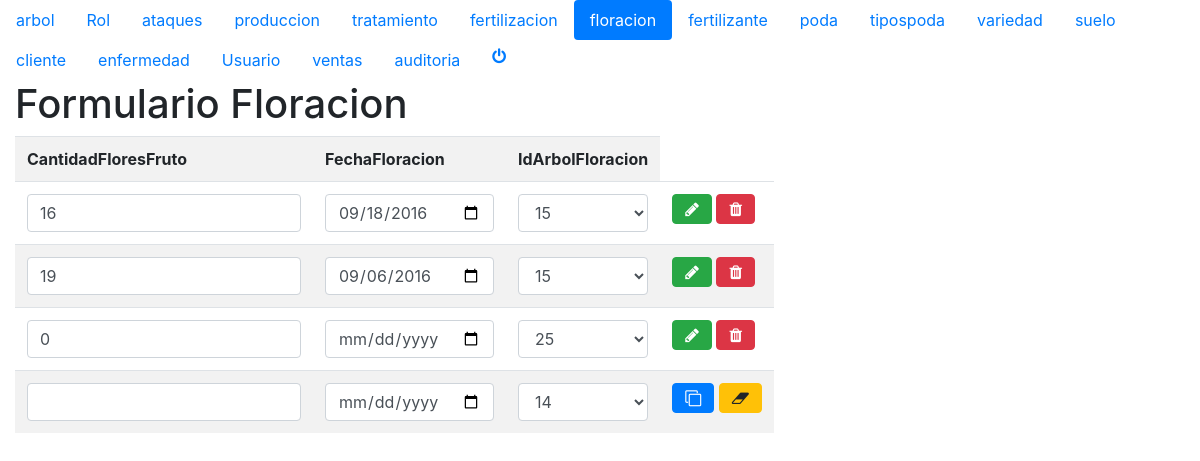
Screenshot of /formularioFloracion.php (signed in) with the database file from the repository.
### tables this page shows
CREATE TABLE IF NOT EXISTS `floracion` (
  `IdFloracion` mediumint(9) NOT NULL,
  `CantidadFloresFruto` tinyint(4) NOT NULL,
  `FechaFloracion` date NOT NULL,
  `IdArbolFloracion` mediumint(9) NOT NULL
);

CREATE TABLE IF NOT EXISTS `arbol` (
  `IdArbol` mediumint(9) NOT NULL,
  `AlturaArbol` tinyint(4) NOT NULL,
  `FechaSiembra` date NOT NULL,
  `MsnmArbol` smallint(6) NOT NULL,
  `IdSueloArbol` tinyint(4) NOT NULL,
  `IdVariedadArbol` tinyint(4) NOT NULL,
  `UbicacionArbol` point NOT NULL
);

### Floracion.php (called while the page is built, shortened)
<?php
class Floracion {
    private $_conexion;
    private $_paginacion = 10;
    function __construct($conexion, $IdFloracion, $CantidadFloresFruto, $FechaFloracion, $IdArbolFloracion){
        $this->_conexion = $conexion;
    }
function listar ($pagina){
    if ($pagina<=0){
        $listado = mysqli_query($this->_conexion,"SELECT * FROM Floracion  ORDER BY IdFloracion ") or die (mysqli_error ($this->_conexion));
    }else{
        $paginacionMax = $pagina * $this->_paginacion;
        $paginacionMin = $paginacionMax - $this->_paginacion;
        $listado = mysqli_query($this->_conexion,"SELECT * FROM Floracion ORDER BY IdFloracion LIMIT $paginacionMin, $paginacionMax") or die (mysqli_error($this->_conexion));
    }
    return $listado;
}
}
?>

### arbol.php (called while the page is built, shortened)
<?php
class arbol{
    private $_conexion;
    function __construct($conexion, $idarbol, $alturaarbol, $fechasiembra, $msnmarbol, $idSueloarbol, $idvariedadarbol, $ubicacionarbol){
        $this->_conexion = $conexion;
    }
function listar ($pagina){
    if ($pagina<=0){
        $listado = mysqli_query($this->_conexion,"SELECT IdArbol,AlturaArbol,FechaSiembra,MsnmArbol,IdSueloArbol,IdVariedadArbol,  ST_AsText(ubicacionarbol) As UbicacionArbol FROM arbol ORDER BY idarbol") or die (mysqli_error ($this->_conexion));
    }
    return $listado;
}
}
?>

### formularioFloracion.php (the view, shortened to what this page needs)
<?php
if (isset($_SESSION['id'])){
?>
<!DOCTYPE thml>
<html>
  <head>
       <link rel="stylesheet" href="css/bootstrap.min.css">
      <link rel="stylesheet" href="css/font-awesome.css">
    </head>
    <body>
<header>
   <?php
          include_once("menu.php");
        ?>
        </header>
       <div class="container-fluid">
        <h1>Formulario Floracion </h1>
       <table class="table table-striped table-responsive">
            <tbody>
                <tr>
                    <th scope="col">CantidadFloresFruto</th>
                    <th scope="col">FechaFloracion</th>
                    <th scope="col">IdArbolFloracion</th>
                </tr>
   <?php
       $objetoConexion = new Conexion ();
       $conexion = $objetoConexion->conectar();
       include_once("../modelo/arbol.php");
        $objetoarbol = new arbol($conexion,0,'idarbol', 'alturaarbol','fechasiembra','msnmarbol','idsueloarbol','idvariedadesarbol','ubicacionarbol');
        $listaarboles= $objetoarbol->listar(0);
        include_once("../modelo/Floracion.php");
        $objetoFloracion= new Floracion($conexion,0,'IdFloracion', 'CantidadFloresFruto ','FechaFloracion','IdArbolFloracion');
        $listaFloracion= $objetoFloracion->listar(0);
        while($unRegistro = mysqli_fetch_array($listaFloracion)){
                echo '<tr><form id="fModificarFloracion"'.$unRegistro["IdFloracion"].' action="../controlador/controladorFloracion.php "method="post">';
                echo '<td><input    type="hidden"  name="fIdFloracion"                   value="'.$unRegistro['IdFloracion'].'">';
                echo '<input        type="number"  class="form-control"   name="fCantidadFloresFruto"         value="'.$unRegistro['CantidadFloresFruto'].'"></td>';
                echo '<td><input    type="date"  class="form-control" name="fFechaFloracion"                  value="'.$unRegistro['FechaFloracion'].'"></td>';
                echo '<td><select class="form-control"  name="fIdArbolFloracion">';
                while($registroarbol = mysqli_fetch_array($listaarboles)){
                echo '<option value="'.$registroarbol['IdArbol'].'"';
                if($unRegistro['IdArbolFloracion']==$registroarbol['IdArbol']){
                echo " selected ";
            }
             echo '>'.$registroarbol['AlturaArbol'].'</option>';
        }
        echo '</select></td>';
        mysqli_data_seek($listaarboles,0);
                 echo '<td><button type="submit" class="btn btn-success" name="fEnviar" value="Modificar"><i class="fa fa-pencil" aria-hidden="true"></i></button>
                      <button type="submit" class="btn btn-danger" name="fEnviar" value="Eliminar"><i class="fa fa-trash" aria-hidden="true"></i></button></td>';
                echo '</form></tr>';
                }
            ?>
            <tr><form id="fIngresarFloracion" action="../controlador/controladorFloracion.php" method="post">
                <td><input  type="hidden" class="form-control" name="fIdFloracion" value="0">
                    <input  type="number"   class="form-control" name="fCantidadFloresFruto"></td>
                <td><input  type="date" class="form-control" name="fFechaFloracion"></td>
                <td><select class="form-control" name="fIdArbolFloracion">
                    <?php
                while($arbolRegistro=mysqli_fetch_array($listaarboles)){
                   echo '<option value="'.$arbolRegistro['IdArbol'].'">'.$arbolRegistro['AlturaArbol'].'</option>';
                }
                ?>
                </select></td>
                <td><button  type="submit" class="btn btn-primary" name= "fEnviar" value="Ingresar"><i class="fa fa-clone" aria-hidden="true"></i></button>
                <button type="reset"   class="btn btn-warning" name="fEnviar" value="limpiar"><i class="fa fa-eraser" aria-hidden="true"></i></button> </button></td>
                </form></tr>
            </tbody>
        </table>
        </div>
    </body>
</html>
<?php
}else{
    header("location:../index.html");
}

### rows the page displays
floracion: fCantidadFloresFruto "16", fFechaFloracion "09/18/2016", fIdArbolFloracion "15"
floracion: fCantidadFloresFruto "19", fFechaFloracion "09/06/2016", fIdArbolFloracion "15"
floracion: fCantidadFloresFruto "0", fIdArbolFloracion "25"

### other values shown
form field fIdArbolFloracion "14"
